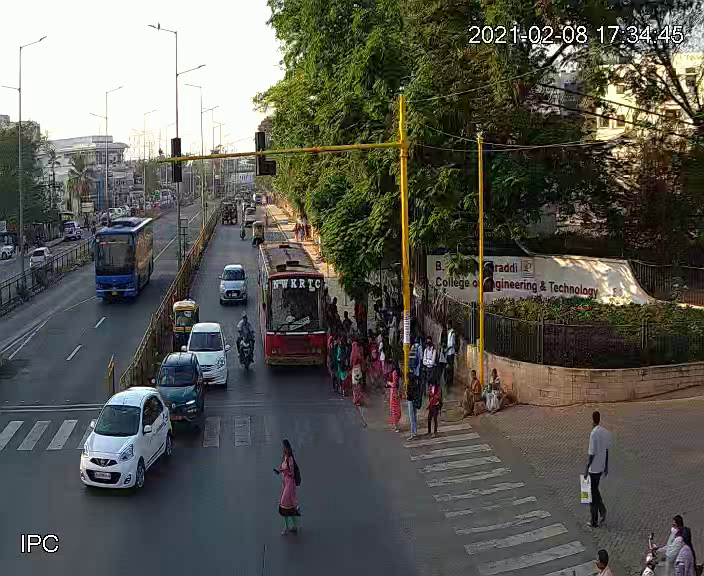
#> input picture hubli_cam_1.png, 704 x 576 px
$ python trapezium.py
#> lines starting #> are read from the running program, lines starting #| are printed output that depends on the picture; after the words box and inside, x2 and y2 are one past the last pixel; in counts of white or black regions, pixels touching at a corner belong together
#%%
import numpy as np
import cv2
import json
from math import *

from numpy.lib.function_base import append
#%%


my_img = "hubli_cam_1.png"
my_img = cv2.imread(my_img)
#> my_img is the input picture: shape (576, 704, 3); mean B, G, R 82.5, 89.3, 89.3
pts = np.array([[157,250],[277,259],[256,371],[156,371]], np.int32)
pts = pts.reshape((-1,1,2))
pts
#%%
# parameters : image, pts, npts, ncontours, isClosed, color, thickness
cv2.polylines(my_img,[pts],True,(0,0,0), 5)
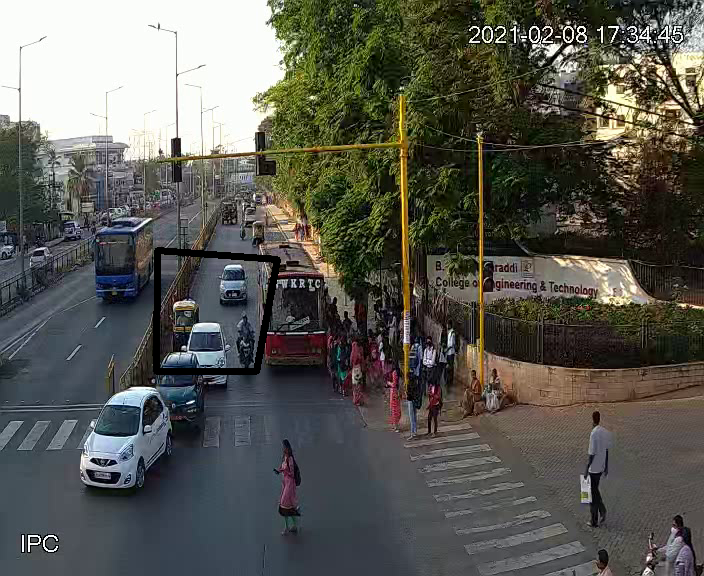
#> my_img: shape (576, 704, 3); 0.78% of pixels changed, all inside (x1, y1, x2, y2) = (153, 247, 281, 375)
cv2.imshow('Window', my_img)
cv2.waitKey(0)
cv2.destroyAllWindows()
#%%


class CoordinateStore:
    def __init__(self):
        self.points = []
        self.click_counter = 0

    def select_point(self,event,x,y,flags,param):
        if event == cv2.EVENT_LBUTTONDBLCLK:
            cv2.circle(img,(x,y),3,(255,0,0),-1)
            self.click_counter += 1
            self.points.append((x,y))


#instantiate class
coordinateStore1 = CoordinateStore()


# Create a black image, a window and bind the function to window
img = my_img
cv2.namedWindow('image')
cv2.setMouseCallback('image',coordinateStore1.select_point)

while(1):
    cv2.imshow('image',img)
    k = cv2.waitKey(20) & 0xFF
#> (key Esc is pressed here)
    if k == 27:
        break
    if coordinateStore1.click_counter >=4:
        break
cv2.destroyAllWindows()

polygons = list()
print("Selected Coordinates:")
for i in coordinateStore1.points:
    polygons.append(list(i))

#> (the run stopped early here; a loop or call above may not have finished)

$ run again, with wework.png copied over hubli_cam_1.png
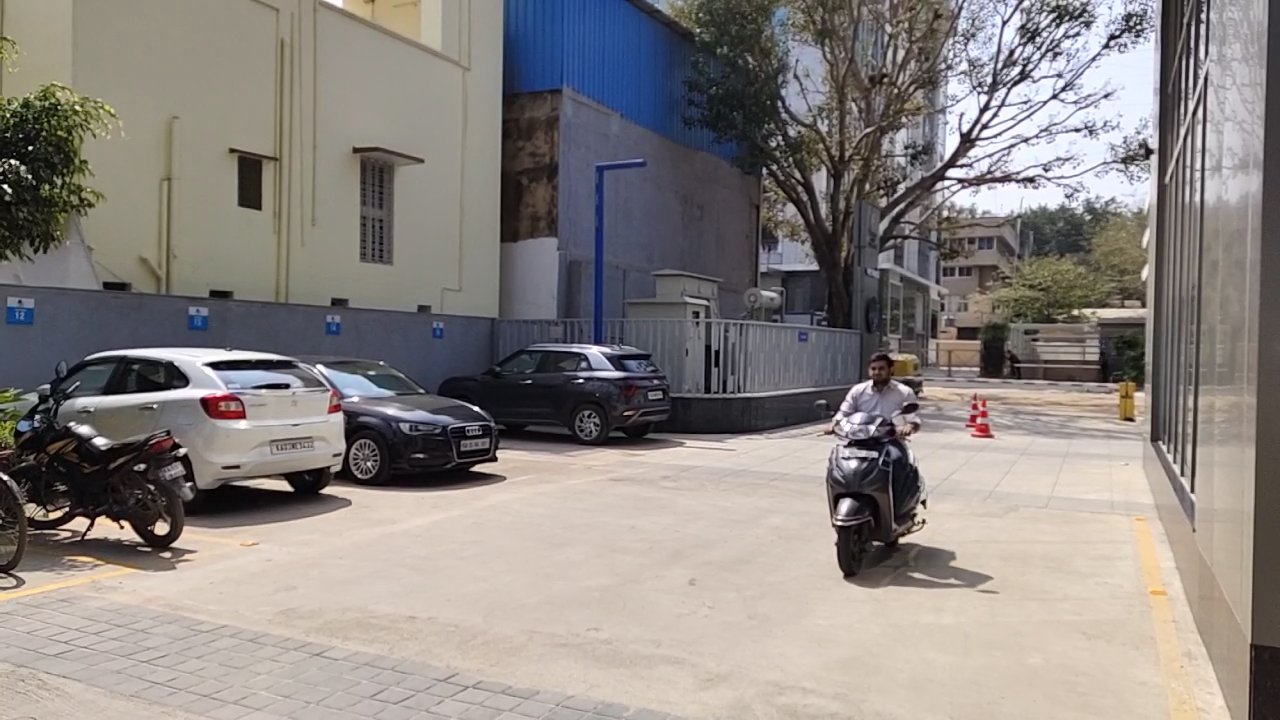
#> input picture wework.png, 1280 x 720 px
#> my_img is the input picture: shape (720, 1280, 3); mean B, G, R 129.7, 132.7, 139.2
#> `cv2.polylines(my_img,[pts],True,(0,0,0), 5)`:
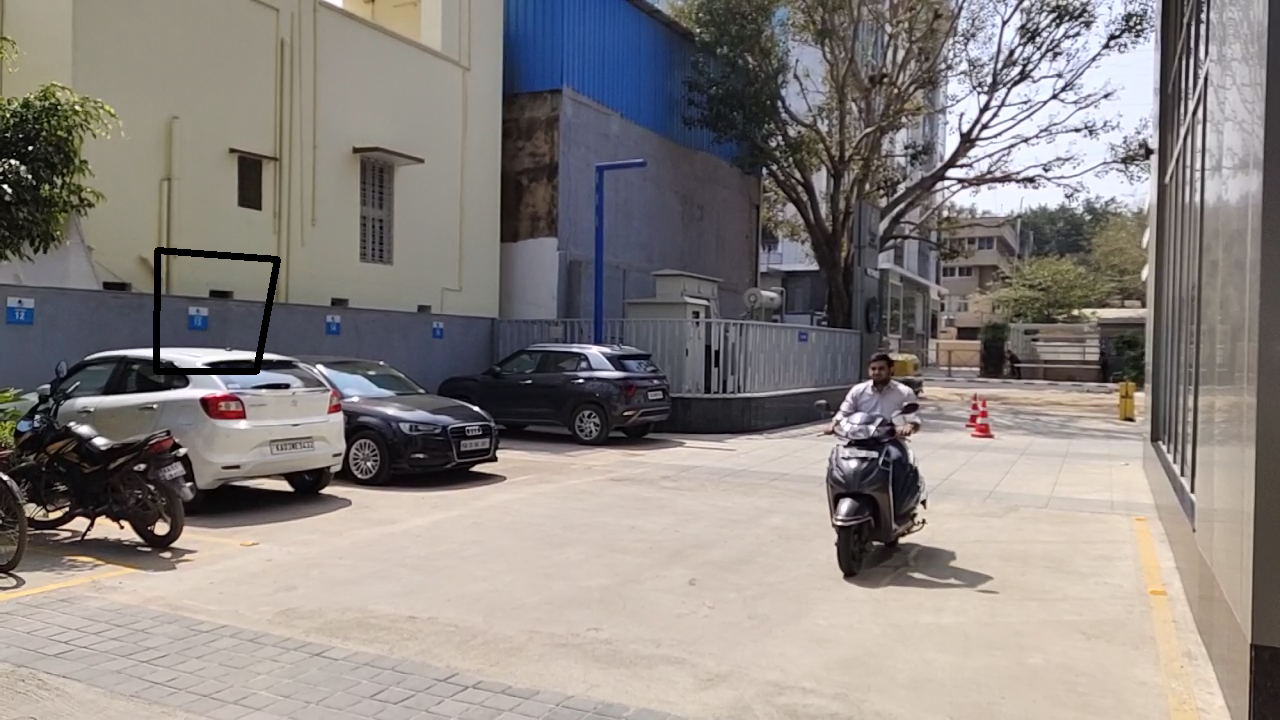
#> my_img: shape (720, 1280, 3); 0.35% of pixels changed, all inside (x1, y1, x2, y2) = (153, 247, 281, 375)
